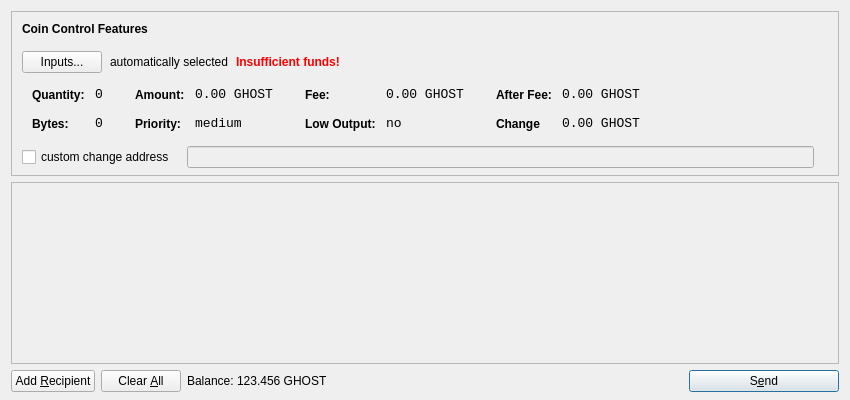
<?xml version="1.0" encoding="UTF-8"?>
<ui version="4.0">
 <class>SendCoinsDialog</class>
 <widget class="QDialog" name="SendCoinsDialog">
  <property name="geometry">
   <rect>
    <x>0</x>
    <y>0</y>
    <width>850</width>
    <height>400</height>
   </rect>
  </property>
  <property name="windowTitle">
   <string>Send Coins</string>
  </property>
  <layout class="QVBoxLayout" name="verticalLayout" stretch="0,1,0">
   <property name="bottomMargin">
    <number>8</number>
   </property>
   <item>
    <widget class="QFrame" name="frameCoinControl">
     <property name="sizePolicy">
      <sizepolicy hsizetype="Expanding" vsizetype="Expanding">
       <horstretch>0</horstretch>
       <verstretch>0</verstretch>
      </sizepolicy>
     </property>
     <property name="maximumSize">
      <size>
       <width>16777215</width>
       <height>16777215</height>
      </size>
     </property>
     <property name="frameShape">
      <enum>QFrame::StyledPanel</enum>
     </property>
     <property name="frameShadow">
      <enum>QFrame::Sunken</enum>
     </property>
     <layout class="QVBoxLayout" name="verticalLayoutCoinControl2">
      <property name="spacing">
       <number>-1</number>
      </property>
      <property name="leftMargin">
       <number>0</number>
      </property>
      <property name="topMargin">
       <number>0</number>
      </property>
      <property name="rightMargin">
       <number>0</number>
      </property>
      <property name="bottomMargin">
       <number>6</number>
      </property>
      <item>
       <layout class="QVBoxLayout" name="verticalLayoutCoinControl" stretch="0,0,0,0,1">
        <property name="spacing">
         <number>0</number>
        </property>
        <property name="leftMargin">
         <number>10</number>
        </property>
        <property name="topMargin">
         <number>10</number>
        </property>
        <item>
         <layout class="QHBoxLayout" name="horizontalLayoutCoinControl1">
          <property name="bottomMargin">
           <number>15</number>
          </property>
          <item>
           <widget class="QLabel" name="labelCoinControlFeatures">
            <property name="sizePolicy">
             <sizepolicy hsizetype="Preferred" vsizetype="Maximum">
              <horstretch>0</horstretch>
              <verstretch>0</verstretch>
             </sizepolicy>
            </property>
            <property name="font">
             <font>
              <weight>75</weight>
              <bold>true</bold>
             </font>
            </property>
            <property name="styleSheet">
             <string notr="true">font-weight:bold;</string>
            </property>
            <property name="text">
             <string>Coin Control Features</string>
            </property>
           </widget>
          </item>
         </layout>
        </item>
        <item>
         <layout class="QHBoxLayout" name="horizontalLayoutCoinControl2" stretch="0,0,0,0">
          <property name="spacing">
           <number>8</number>
          </property>
          <property name="bottomMargin">
           <number>10</number>
          </property>
          <item>
           <widget class="QPushButton" name="pushButtonCoinControl">
            <property name="styleSheet">
             <string notr="true"/>
            </property>
            <property name="text">
             <string>Inputs...</string>
            </property>
           </widget>
          </item>
          <item>
           <widget class="QLabel" name="labelCoinControlAutomaticallySelected">
            <property name="text">
             <string>automatically selected</string>
            </property>
            <property name="margin">
             <number>5</number>
            </property>
           </widget>
          </item>
          <item>
           <widget class="QLabel" name="labelCoinControlInsuffFunds">
            <property name="font">
             <font>
              <weight>75</weight>
              <bold>true</bold>
             </font>
            </property>
            <property name="styleSheet">
             <string notr="true">color:red;font-weight:bold;</string>
            </property>
            <property name="text">
             <string>Insufficient funds!</string>
            </property>
            <property name="margin">
             <number>5</number>
            </property>
           </widget>
          </item>
          <item>
           <spacer name="horizontalSpacerCoinControl">
            <property name="orientation">
             <enum>Qt::Horizontal</enum>
            </property>
            <property name="sizeHint" stdset="0">
             <size>
              <width>40</width>
              <height>1</height>
             </size>
            </property>
           </spacer>
          </item>
         </layout>
        </item>
        <item>
         <widget class="QWidget" name="widgetCoinControl" native="true">
          <property name="sizePolicy">
           <sizepolicy hsizetype="Preferred" vsizetype="Preferred">
            <horstretch>0</horstretch>
            <verstretch>0</verstretch>
           </sizepolicy>
          </property>
          <property name="minimumSize">
           <size>
            <width>0</width>
            <height>0</height>
           </size>
          </property>
          <property name="styleSheet">
           <string notr="true"/>
          </property>
          <layout class="QHBoxLayout" name="horizontalLayoutCoinControl5">
           <property name="margin">
            <number>0</number>
           </property>
           <item>
            <layout class="QHBoxLayout" name="horizontalLayoutCoinControl3" stretch="0,0,0,1">
             <property name="spacing">
              <number>20</number>
             </property>
             <property name="topMargin">
              <number>0</number>
             </property>
             <property name="bottomMargin">
              <number>10</number>
             </property>
             <item>
              <layout class="QFormLayout" name="formLayoutCoinControl1">
               <property name="horizontalSpacing">
                <number>10</number>
               </property>
               <property name="verticalSpacing">
                <number>14</number>
               </property>
               <property name="leftMargin">
                <number>10</number>
               </property>
               <property name="topMargin">
                <number>4</number>
               </property>
               <property name="rightMargin">
                <number>6</number>
               </property>
               <item row="0" column="0">
                <widget class="QLabel" name="labelCoinControlQuantityText">
                 <property name="styleSheet">
                  <string notr="true">font-weight:bold;</string>
                 </property>
                 <property name="text">
                  <string>Quantity:</string>
                 </property>
                 <property name="margin">
                  <number>0</number>
                 </property>
                </widget>
               </item>
               <item row="0" column="1">
                <widget class="QLabel" name="labelCoinControlQuantity">
                 <property name="font">
                  <font>
                   <family>Monospace</family>
                   <pointsize>10</pointsize>
                  </font>
                 </property>
                 <property name="cursor">
                  <cursorShape>IBeamCursor</cursorShape>
                 </property>
                 <property name="contextMenuPolicy">
                  <enum>Qt::ActionsContextMenu</enum>
                 </property>
                 <property name="text">
                  <string>0</string>
                 </property>
                 <property name="margin">
                  <number>0</number>
                 </property>
                 <property name="textInteractionFlags">
                  <set>Qt::LinksAccessibleByMouse|Qt::TextSelectableByKeyboard|Qt::TextSelectableByMouse</set>
                 </property>
                </widget>
               </item>
               <item row="1" column="0">
                <widget class="QLabel" name="labelCoinControlBytesText">
                 <property name="styleSheet">
                  <string notr="true">font-weight:bold;</string>
                 </property>
                 <property name="text">
                  <string>Bytes:</string>
                 </property>
                </widget>
               </item>
               <item row="1" column="1">
                <widget class="QLabel" name="labelCoinControlBytes">
                 <property name="font">
                  <font>
                   <family>Monospace</family>
                   <pointsize>10</pointsize>
                  </font>
                 </property>
                 <property name="cursor">
                  <cursorShape>IBeamCursor</cursorShape>
                 </property>
                 <property name="contextMenuPolicy">
                  <enum>Qt::ActionsContextMenu</enum>
                 </property>
                 <property name="text">
                  <string>0</string>
                 </property>
                 <property name="textInteractionFlags">
                  <set>Qt::LinksAccessibleByMouse|Qt::TextSelectableByKeyboard|Qt::TextSelectableByMouse</set>
                 </property>
                </widget>
               </item>
              </layout>
             </item>
             <item>
              <layout class="QFormLayout" name="formLayoutCoinControl2">
               <property name="horizontalSpacing">
                <number>10</number>
               </property>
               <property name="verticalSpacing">
                <number>14</number>
               </property>
               <property name="leftMargin">
                <number>6</number>
               </property>
               <property name="topMargin">
                <number>4</number>
               </property>
               <property name="rightMargin">
                <number>6</number>
               </property>
               <item row="0" column="0">
                <widget class="QLabel" name="labelCoinControlAmountText">
                 <property name="styleSheet">
                  <string notr="true">font-weight:bold;</string>
                 </property>
                 <property name="text">
                  <string>Amount:</string>
                 </property>
                 <property name="margin">
                  <number>0</number>
                 </property>
                </widget>
               </item>
               <item row="0" column="1">
                <widget class="QLabel" name="labelCoinControlAmount">
                 <property name="font">
                  <font>
                   <family>Monospace</family>
                   <pointsize>10</pointsize>
                  </font>
                 </property>
                 <property name="cursor">
                  <cursorShape>IBeamCursor</cursorShape>
                 </property>
                 <property name="contextMenuPolicy">
                  <enum>Qt::ActionsContextMenu</enum>
                 </property>
                 <property name="text">
                  <string>0.00 GHOST</string>
                 </property>
                 <property name="textInteractionFlags">
                  <set>Qt::LinksAccessibleByMouse|Qt::TextSelectableByKeyboard|Qt::TextSelectableByMouse</set>
                 </property>
                </widget>
               </item>
               <item row="1" column="0">
                <widget class="QLabel" name="labelCoinControlPriorityText">
                 <property name="styleSheet">
                  <string notr="true">font-weight:bold;</string>
                 </property>
                 <property name="text">
                  <string>Priority:</string>
                 </property>
                </widget>
               </item>
               <item row="1" column="1">
                <widget class="QLabel" name="labelCoinControlPriority">
                 <property name="font">
                  <font>
                   <family>Monospace</family>
                   <pointsize>10</pointsize>
                  </font>
                 </property>
                 <property name="cursor">
                  <cursorShape>IBeamCursor</cursorShape>
                 </property>
                 <property name="contextMenuPolicy">
                  <enum>Qt::ActionsContextMenu</enum>
                 </property>
                 <property name="text">
                  <string>medium</string>
                 </property>
                 <property name="textInteractionFlags">
                  <set>Qt::LinksAccessibleByMouse|Qt::TextSelectableByKeyboard|Qt::TextSelectableByMouse</set>
                 </property>
                </widget>
               </item>
              </layout>
             </item>
             <item>
              <layout class="QFormLayout" name="formLayoutCoinControl3">
               <property name="horizontalSpacing">
                <number>10</number>
               </property>
               <property name="verticalSpacing">
                <number>14</number>
               </property>
               <property name="leftMargin">
                <number>6</number>
               </property>
               <property name="topMargin">
                <number>4</number>
               </property>
               <property name="rightMargin">
                <number>6</number>
               </property>
               <item row="0" column="0">
                <widget class="QLabel" name="labelCoinControlFeeText">
                 <property name="styleSheet">
                  <string notr="true">font-weight:bold;</string>
                 </property>
                 <property name="text">
                  <string>Fee:</string>
                 </property>
                 <property name="margin">
                  <number>0</number>
                 </property>
                </widget>
               </item>
               <item row="0" column="1">
                <widget class="QLabel" name="labelCoinControlFee">
                 <property name="font">
                  <font>
                   <family>Monospace</family>
                   <pointsize>10</pointsize>
                  </font>
                 </property>
                 <property name="cursor">
                  <cursorShape>IBeamCursor</cursorShape>
                 </property>
                 <property name="contextMenuPolicy">
                  <enum>Qt::ActionsContextMenu</enum>
                 </property>
                 <property name="text">
                  <string>0.00 GHOST</string>
                 </property>
                 <property name="textInteractionFlags">
                  <set>Qt::LinksAccessibleByMouse|Qt::TextSelectableByKeyboard|Qt::TextSelectableByMouse</set>
                 </property>
                </widget>
               </item>
               <item row="1" column="0">
                <widget class="QLabel" name="labelCoinControlLowOutputText">
                 <property name="styleSheet">
                  <string notr="true">font-weight:bold;</string>
                 </property>
                 <property name="text">
                  <string>Low Output:</string>
                 </property>
                </widget>
               </item>
               <item row="1" column="1">
                <widget class="QLabel" name="labelCoinControlLowOutput">
                 <property name="font">
                  <font>
                   <family>Monospace</family>
                   <pointsize>10</pointsize>
                  </font>
                 </property>
                 <property name="cursor">
                  <cursorShape>IBeamCursor</cursorShape>
                 </property>
                 <property name="contextMenuPolicy">
                  <enum>Qt::ActionsContextMenu</enum>
                 </property>
                 <property name="text">
                  <string>no</string>
                 </property>
                 <property name="textInteractionFlags">
                  <set>Qt::LinksAccessibleByMouse|Qt::TextSelectableByKeyboard|Qt::TextSelectableByMouse</set>
                 </property>
                </widget>
               </item>
              </layout>
             </item>
             <item>
              <layout class="QFormLayout" name="formLayoutCoinControl4">
               <property name="horizontalSpacing">
                <number>10</number>
               </property>
               <property name="verticalSpacing">
                <number>14</number>
               </property>
               <property name="leftMargin">
                <number>6</number>
               </property>
               <property name="topMargin">
                <number>4</number>
               </property>
               <property name="rightMargin">
                <number>6</number>
               </property>
               <item row="0" column="0">
                <widget class="QLabel" name="labelCoinControlAfterFeeText">
                 <property name="styleSheet">
                  <string notr="true">font-weight:bold;</string>
                 </property>
                 <property name="text">
                  <string>After Fee:</string>
                 </property>
                 <property name="margin">
                  <number>0</number>
                 </property>
                </widget>
               </item>
               <item row="0" column="1">
                <widget class="QLabel" name="labelCoinControlAfterFee">
                 <property name="font">
                  <font>
                   <family>Monospace</family>
                   <pointsize>10</pointsize>
                  </font>
                 </property>
                 <property name="cursor">
                  <cursorShape>IBeamCursor</cursorShape>
                 </property>
                 <property name="contextMenuPolicy">
                  <enum>Qt::ActionsContextMenu</enum>
                 </property>
                 <property name="text">
                  <string>0.00 GHOST</string>
                 </property>
                 <property name="textInteractionFlags">
                  <set>Qt::LinksAccessibleByMouse|Qt::TextSelectableByKeyboard|Qt::TextSelectableByMouse</set>
                 </property>
                </widget>
               </item>
               <item row="1" column="0">
                <widget class="QLabel" name="labelCoinControlChangeText">
                 <property name="styleSheet">
                  <string notr="true">font-weight:bold;</string>
                 </property>
                 <property name="text">
                  <string>Change</string>
                 </property>
                </widget>
               </item>
               <item row="1" column="1">
                <widget class="QLabel" name="labelCoinControlChange">
                 <property name="font">
                  <font>
                   <family>Monospace</family>
                   <pointsize>10</pointsize>
                  </font>
                 </property>
                 <property name="cursor">
                  <cursorShape>IBeamCursor</cursorShape>
                 </property>
                 <property name="contextMenuPolicy">
                  <enum>Qt::ActionsContextMenu</enum>
                 </property>
                 <property name="text">
                  <string>0.00 GHOST</string>
                 </property>
                 <property name="textInteractionFlags">
                  <set>Qt::LinksAccessibleByMouse|Qt::TextSelectableByKeyboard|Qt::TextSelectableByMouse</set>
                 </property>
                </widget>
               </item>
              </layout>
             </item>
            </layout>
           </item>
          </layout>
         </widget>
        </item>
        <item>
         <layout class="QHBoxLayout" name="horizontalLayoutCoinControl4" stretch="0,0,0">
          <property name="spacing">
           <number>12</number>
          </property>
          <property name="sizeConstraint">
           <enum>QLayout::SetDefaultConstraint</enum>
          </property>
          <property name="topMargin">
           <number>5</number>
          </property>
          <property name="rightMargin">
           <number>5</number>
          </property>
          <item>
           <widget class="QCheckBox" name="checkBoxCoinControlChange">
            <property name="text">
             <string>custom change address</string>
            </property>
           </widget>
          </item>
          <item>
           <widget class="QLineEdit" name="lineEditCoinControlChange">
            <property name="enabled">
             <bool>false</bool>
            </property>
            <property name="sizePolicy">
             <sizepolicy hsizetype="Expanding" vsizetype="Fixed">
              <horstretch>0</horstretch>
              <verstretch>0</verstretch>
             </sizepolicy>
            </property>
           </widget>
          </item>
          <item>
           <widget class="QLabel" name="labelCoinControlChangeLabel">
            <property name="sizePolicy">
             <sizepolicy hsizetype="Preferred" vsizetype="Expanding">
              <horstretch>0</horstretch>
              <verstretch>0</verstretch>
             </sizepolicy>
            </property>
            <property name="minimumSize">
             <size>
              <width>0</width>
              <height>0</height>
             </size>
            </property>
            <property name="text">
             <string/>
            </property>
            <property name="margin">
             <number>3</number>
            </property>
           </widget>
          </item>
         </layout>
        </item>
        <item>
         <spacer name="verticalSpacerCoinControl">
          <property name="orientation">
           <enum>Qt::Vertical</enum>
          </property>
          <property name="sizeHint" stdset="0">
           <size>
            <width>800</width>
            <height>1</height>
           </size>
          </property>
         </spacer>
        </item>
       </layout>
      </item>
     </layout>
    </widget>
   </item>
   <item>
    <widget class="QScrollArea" name="scrollArea">
     <property name="widgetResizable">
      <bool>true</bool>
     </property>
     <widget class="QWidget" name="scrollAreaWidgetContents">
      <property name="geometry">
       <rect>
        <x>0</x>
        <y>0</y>
        <width>830</width>
        <height>165</height>
       </rect>
      </property>
      <layout class="QVBoxLayout" name="verticalLayout_2">
       <property name="margin">
        <number>0</number>
       </property>
       <item>
        <layout class="QVBoxLayout" name="entries">
         <property name="spacing">
          <number>6</number>
         </property>
        </layout>
       </item>
       <item>
        <spacer name="verticalSpacer">
         <property name="orientation">
          <enum>Qt::Vertical</enum>
         </property>
         <property name="sizeHint" stdset="0">
          <size>
           <width>20</width>
           <height>40</height>
          </size>
         </property>
        </spacer>
       </item>
      </layout>
     </widget>
    </widget>
   </item>
   <item>
    <layout class="QHBoxLayout" name="horizontalLayout">
     <item>
      <widget class="QPushButton" name="addButton">
       <property name="toolTip">
        <string>Send to multiple recipients at once</string>
       </property>
       <property name="text">
        <string>Add &amp;Recipient</string>
       </property>
       <property name="icon">
        <iconset resource="../bitcoin.qrc">
         <normaloff>:/icons/add</normaloff>:/icons/add</iconset>
       </property>
       <property name="autoDefault">
        <bool>false</bool>
       </property>
      </widget>
     </item>
     <item>
      <widget class="QPushButton" name="clearButton">
       <property name="sizePolicy">
        <sizepolicy hsizetype="Minimum" vsizetype="Fixed">
         <horstretch>0</horstretch>
         <verstretch>0</verstretch>
        </sizepolicy>
       </property>
       <property name="toolTip">
        <string>Remove all transaction fields</string>
       </property>
       <property name="text">
        <string>Clear &amp;All</string>
       </property>
       <property name="icon">
        <iconset resource="../bitcoin.qrc">
         <normaloff>:/icons/remove</normaloff>:/icons/remove</iconset>
       </property>
       <property name="autoRepeatDelay">
        <number>300</number>
       </property>
       <property name="autoDefault">
        <bool>false</bool>
       </property>
      </widget>
     </item>
     <item>
      <layout class="QHBoxLayout" name="horizontalLayout_2">
       <property name="spacing">
        <number>3</number>
       </property>
       <item>
        <widget class="QLabel" name="label">
         <property name="sizePolicy">
          <sizepolicy hsizetype="Preferred" vsizetype="Fixed">
           <horstretch>0</horstretch>
           <verstretch>0</verstretch>
          </sizepolicy>
         </property>
         <property name="text">
          <string>Balance:</string>
         </property>
        </widget>
       </item>
       <item>
        <widget class="QLabel" name="labelBalance">
         <property name="sizePolicy">
          <sizepolicy hsizetype="Preferred" vsizetype="Fixed">
           <horstretch>0</horstretch>
           <verstretch>0</verstretch>
          </sizepolicy>
         </property>
         <property name="cursor">
          <cursorShape>IBeamCursor</cursorShape>
         </property>
         <property name="text">
          <string>123.456 GHOST</string>
         </property>
         <property name="textInteractionFlags">
          <set>Qt::LinksAccessibleByMouse|Qt::TextSelectableByKeyboard|Qt::TextSelectableByMouse</set>
         </property>
        </widget>
       </item>
      </layout>
     </item>
     <item>
      <spacer name="horizontalSpacer">
       <property name="orientation">
        <enum>Qt::Horizontal</enum>
       </property>
       <property name="sizeHint" stdset="0">
        <size>
         <width>40</width>
         <height>20</height>
        </size>
       </property>
      </spacer>
     </item>
     <item>
      <widget class="QPushButton" name="sendButton">
       <property name="minimumSize">
        <size>
         <width>150</width>
         <height>0</height>
        </size>
       </property>
       <property name="toolTip">
        <string>Confirm the send action</string>
       </property>
       <property name="text">
        <string>S&amp;end</string>
       </property>
       <property name="icon">
        <iconset resource="../bitcoin.qrc">
         <normaloff>:/icons/send</normaloff>:/icons/send</iconset>
       </property>
       <property name="default">
        <bool>true</bool>
       </property>
      </widget>
     </item>
    </layout>
   </item>
  </layout>
 </widget>
 <resources>
  <include location="../bitcoin.qrc"/>
 </resources>
 <connections/>
</ui>
